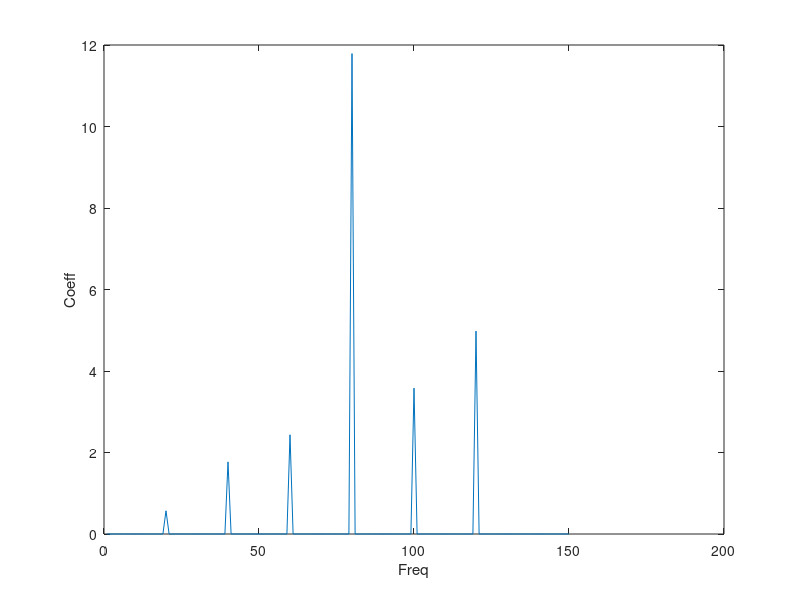
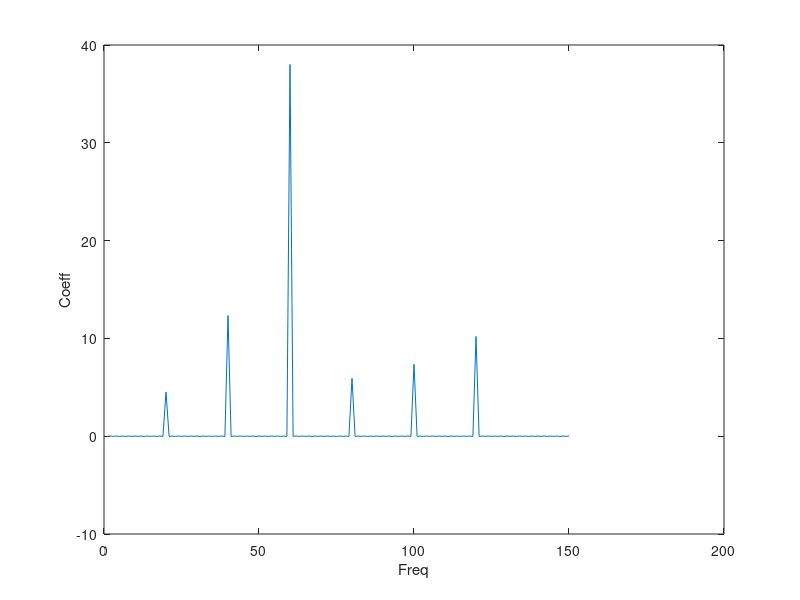

Here is the MATLAB script that generated these plots, in order: (Note: this script raises an error after producing the figures.)
% Problem 1
dataFile = fopen('data.txt','r');
sinusoid_data = fscanf(dataFile,'%f',[1 6284]);
fclose(dataFile);

% Recovering Sine Coefficients
trig = 0;
f = 1:150;
DELTA = 0.001;
t = -pi:DELTA:pi;
coeffs = zeros(size(f));
for fi = f
    if(trig == 0)
        coeff = 1/pi*sum(sinusoid_data.*sin(fi*t))*DELTA;
    else
        coeff = 1/pi*sum(sinusoid_data.*cos(fi*t))*DELTA;
    end
    if(abs(coeff) > 0.001)
        coeffs(fi) = coeff;
        if (abs(coeff) > 0.03)
            if(trig == 0)
                display(['b',num2str(fi), ' = ', num2str(coeff)]);
            else
                display(['a',num2str(fi), ' = ', num2str(coeff)]);
            end
        end
    end
end
fprintf('\n');
% plot
figure;
plot(f, coeffs);
xlabel('Freq');
ylabel('Coeff');

% Recovering Cosine Coefficiens
trig = 1;
f = 1:150;
DELTA = 0.001;
t = -pi:DELTA:pi;
coeffs = zeros(size(f));
for fi = f
    if(trig == 0)
        coeff = 1/pi*sum(sinusoid_data.*sin(fi*t))*DELTA;
    else
        coeff = 1/pi*sum(sinusoid_data.*cos(fi*t))*DELTA;
    end
    if(abs(coeff) > 0.001)
        coeffs(fi) = coeff;
        if (abs(coeff) > 0.03)
            if(trig == 0)
                display(['b',num2str(fi), ' = ', num2str(coeff)]);
            else
                display(['a',num2str(fi), ' = ', num2str(coeff)]);
            end
        end
    end
end
fprintf('\n');
% plot
figure;
plot(f, coeffs);
xlabel('Freq');
ylabel('Coeff');

% Problem 2
% file1
[y,Fs] = audioread(strcat('ODE_TO_JOY_BOTH_HANDS','.wav'));
Nsamps = length(y);

y_fft = abs(fft(y));
y_fft = y_fft(1:Nsamps/2);
f = Fs*(0:Nsamps/2-1)/Nsamps;

figure;
plot(f, y_fft);
xlim([0 1000]);
xlabel('Frequency (Hz)');
ylabel('Amplitude');
title(['Frequency Response of ',strrep('ODE_TO_JOY_BOTH_HANDS','_',' ')]);
disp(['Top 5 Frequencies in ','ODE_TO_JOY_BOTH_HANDS']);
disp('1 - E4');
disp('2 - G4');
disp('3 - D4');
disp('4 - C4');
disp('5 - D5');
fprintf('\n');

% file2
[y,Fs] = audioread(strcat('ODE_TO_JOY_ORCHESTRA','.wav'));
Nsamps = length(y);

y_fft = abs(fft(y));
y_fft = y_fft(1:Nsamps/2);
f = Fs*(0:Nsamps/2-1)/Nsamps;

figure;
plot(f, y_fft);
xlim([0 1000]);
xlabel('Frequency (Hz)');
ylabel('Amplitude');
title(['Frequency Response of ',strrep('ODE_TO_JOY_ORCHESTRA','_',' ')]);
disp(['Top 5 Frequencies in ','ODE_TO_JOY_BOTH_HANDS']);
disp('1 - D5');
disp('2 - G5');
disp('3 - A5');
disp('4 - E5');
disp('5 - A4');
fprintf('\n');

% file3
[y,Fs] = audioread(strcat('ODE_TO_JOY_RIGHT_HAND','.wav'));
Nsamps = length(y);

y_fft = abs(fft(y));
y_fft = y_fft(1:Nsamps/2);
f = Fs*(0:Nsamps/2-1)/Nsamps;

figure;
plot(f, y_fft);
xlim([0 1000]);
xlabel('Frequency (Hz)');
ylabel('Amplitude');
title(['Frequency Response of ',strrep('ODE_TO_JOY_RIGHT_HAND','_',' ')]);
disp(['Top 5 Frequencies in ','ODE_TO_JOY_RIGHT_HAND']);
disp('1 - E4');
disp('2 - G4');
disp('3 - D4');
disp('4 - D5');
disp('5 - C5');
